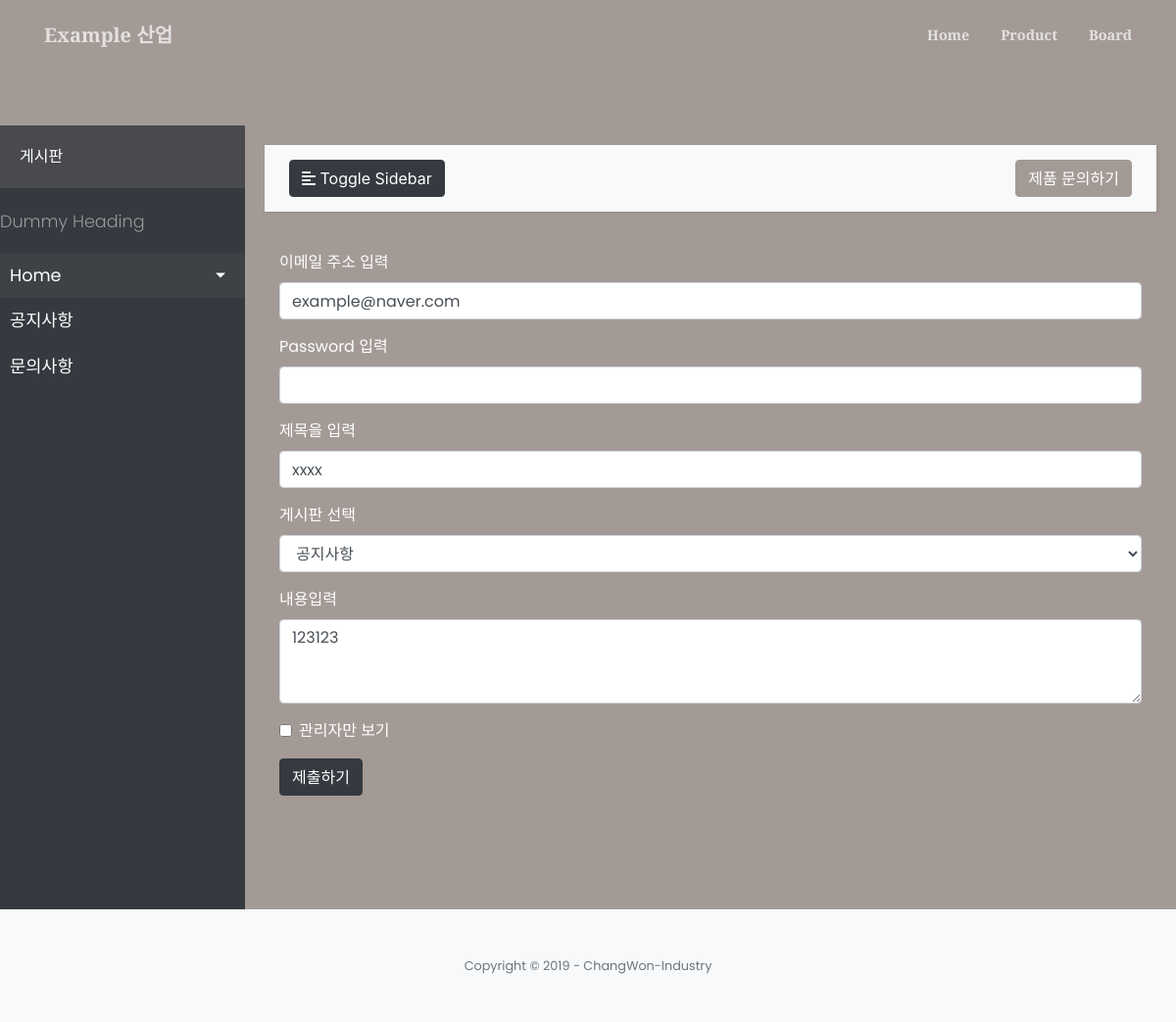
/board/updatepage/7, run on an earlier commit of the app's database.
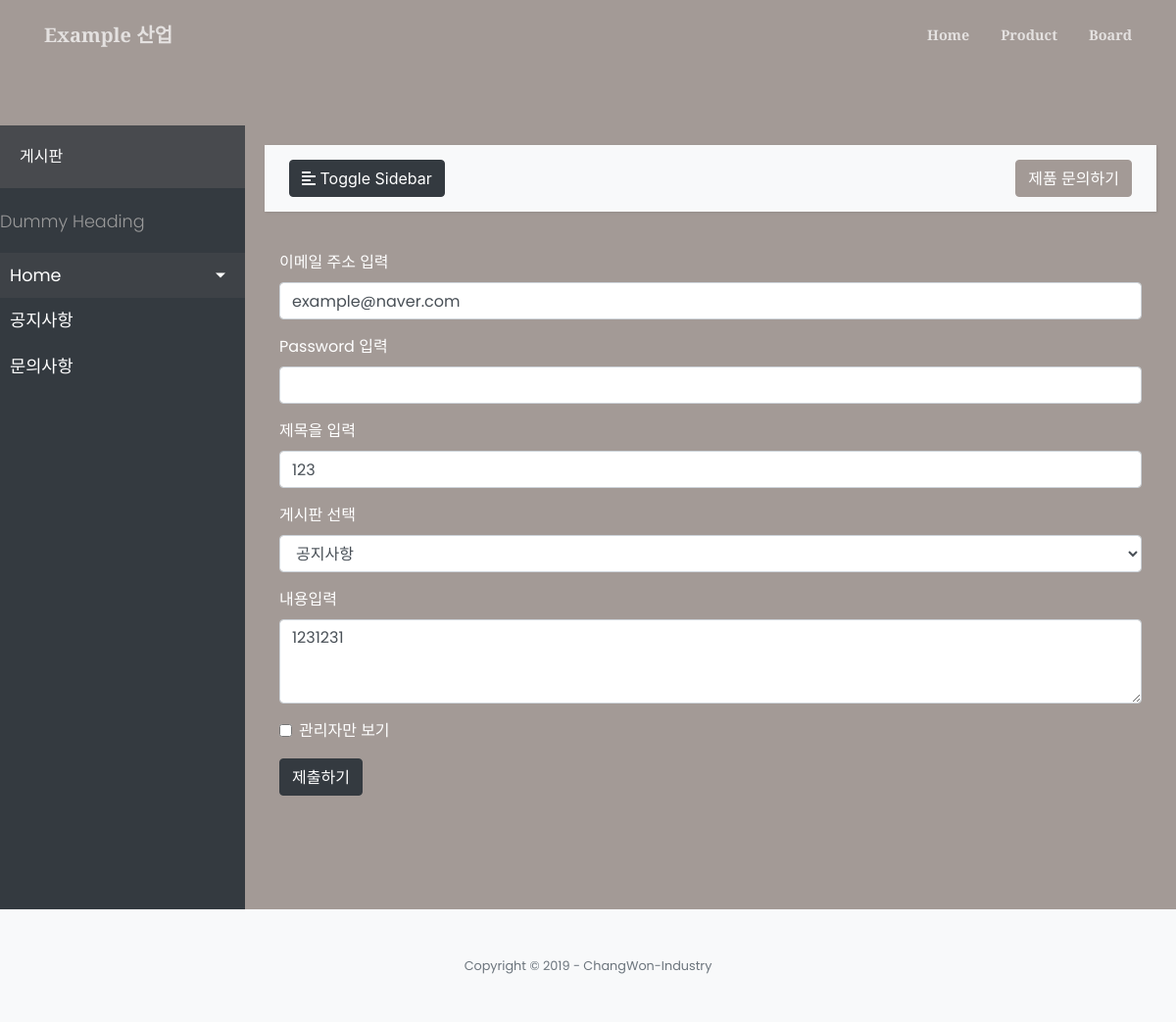
And on a later commit of the database.
### board/models.py (models this page shows, shortened)
class Board(models.Model):
    board_category = models.ForeignKey(Board_Category, on_delete=models.CASCADE) # board category
    subject = models.CharField(max_length=20) # 제목
    email = models.EmailField() # user이메일
    pwd = models.CharField(max_length=20) # user pw
    content = models.TextField()    # 게시글 내용
    hit = models.IntegerField(default=0)    # 조회수
    admin_option = models.BooleanField(default=False) # 관리자만 확인하기 옵션 기능
    created_at = models.DateTimeField(auto_now_add=True)    # 해당 레코드 생성시 현재 시간 자동저장
    updated_at = models.DateTimeField(auto_now=True)    # 해당 레코드 갱신시 현재 시간 자동저장
    ifmodify = models.CharField(max_length=2, default="n")

### board/views.py (the view)
# urls.py: path('updatepage/<int:pk>', views.updatepage, name="updatepage"),
def updatepage(request,pk):
    board = Board.objects.get(id = pk)
    context = {
            'board':board,
            "category": Board_Category.objects.all(),# 에러를 제거하기 위한 사용 김영환
            "error":error_handeler(request, False, ""),
            "title":"Chang-Won",
            "category": Board_Category.objects.all(),
            "path": request.path, }
    return render(request, 'board/update.html',context)

### board/models.py (called while the page is built)
    def __str__(self):
        return self.name

### board/views.py (called while the page is built)
def error_handeler(request, active, msg):
    err_msg = ""
    if request.session.get('error', False) and not active:
        err_msg = request.session['error']
        del request.session['error']
    elif active == True:
        request.session['error'] = msg
    return err_msg

### board/templates/board/update.html (shortened to what this page needs)
{% extends 'products/index.html' %}
{% load i18n %}
{% load staticfiles %}
{% block sidebar_title %}게시판{% endblock %}
{% block sidebar_category %}
    {% for i in category %}
    <li>
        <a class="kinds" href="/board?kind={{i}}">{{ i }}</a>
    </li>
    {% endfor %}
{% endblock %}
{% block product %}
<div class="container">
<form method="POST" action = "{% url 'update_board' board.id %}" >
    <div class="form-group">
        <label class="text-white" for="exampleFormControlInput1">이메일 주소 입력</label>
        <input type="email" class="form-control" id="exampleFormControlInput1" placeholder="name@example.com" name="email" value="{{board.email}}">
    </div>
    <div class="form-group">
        <label class="text-white" for="boardPwd">Password 입력</label>
        <input type="password" class="form-control" id="boardPwd" name="pwd">
    </div>
    <div class="form-group">
        <label class="text-white" for="boardSubject ">제목을 입력</label>
        <input type="text" class="form-control" id="boardSubject" placeholder="제목을 입력하세요." name="subject" value="{{board.subject}}">
    </div>
    <div class="form-group">
        <label class="text-white" for="exampleFormControlSelect1">게시판 선택</label>
        <select class="form-control" id="exampleFormControlSelect1" name="board_category">
            {% for i in category %}
            <option>{{i.name}}</option>
            {% endfor %}
        </select>
    </div>
    <div class="form-group">
        <label class="text-white" for="exampleFormControlTextarea1">내용입력</label>
        <textarea class="form-control" id="exampleFormControlTextarea1" rows="3" name="content">{{board.content}}</textarea>
    </div>
    <div class="form-group">
        <div class="form-check">
            <input class="form-check-input" type="checkbox" id="gridCheck" name="admin_option">
            <label class="form-check-label text-white" for="gridCheck">
                관리자만 보기
            </label>
        </div>
    </div>
    <button type="submit" class="btn btn-dark">제출하기</button>
</form>
</div>
{% endblock %}

What changed in the data, as far as the page shows it:
changed Board "example@naver.com": subject "xxxx" → "123"; content "123123" → "1231231"
